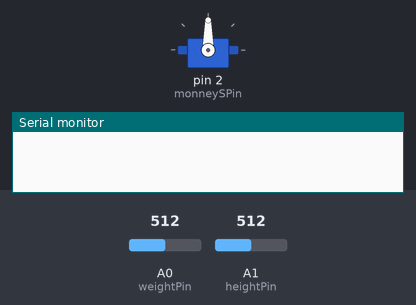
Bench run of a sketch on a simulated Arduino Uno, built with avr-gcc and run on an emulated ATmega328P. Parts: servo, the last lines printed to the serial monitor. The inputs (shaded band) are chosen by the test bench; at power-on: A0 (weightPin) = 512, A1 (heightPin) = 512.

Above: at 1.2 s.
1.3 s: A0 (weightPin) set to 535
At 2.35 s:
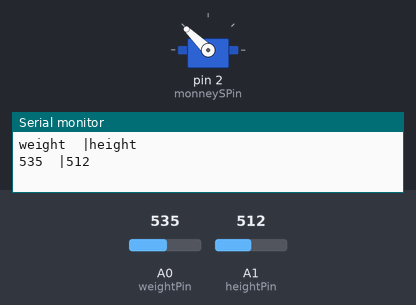
At 3.4 s:
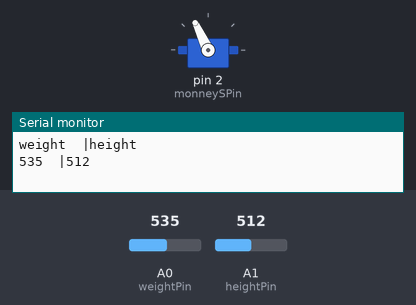
Timing chart, 0 to 4.9 s (numbered marks = the images above; inputs shaded):
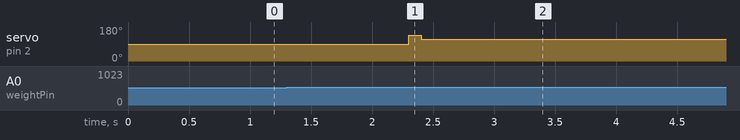

The sketch:

moneyReaderTest.ino
```cpp
#include <Servo.h>
/*define pins*/
#define heightPin A1
#define weightPin A0
#define monneySPin 2
/*static variables*/
int pheight;
int pweight;
Servo monneyS;
/*code*/
void setup() {
  Serial.begin(9600);
  pheight = analogRead(heightPin);
  pweight = analogRead(weightPin);
  monneyS.attach(monneySPin);
}

void loop() {
  /*get max values*/
  int cweight = analogRead(weightPin);
  if (cweight > pweight+10) { //start
    unsigned long m = millis();
    while (millis() - m < 1000) { //check for one second
      cweight = analogRead(weightPin);
      if (cweight > pweight)
        pweight = cweight;
    }
    /*values*/
    int height = analogRead(heightPin);
    int weight = pweight;
    Serial.println("weight\t|height");
    Serial.print(weight);
    Serial.print("\t|");
    Serial.println(height);
    if(weight>505&&weight<515&&height>490&&height<500){
      Serial.println("to je 20 centov");
      }
    pweight = analogRead(weightPin);
    monneyS.write(136);
    delay(100);
    monneyS.write(115);
    delay(100);

  }
}
```

Measured:
- the behaviour switches between 522 and 523 on A0 (weightPin) (found by bisection; images 0 and 1)
- after the input at 1.3 s, servo on pin 2 (monneySPin): 90° → 136° after 1.0 s, → 115° 0.10 s later
